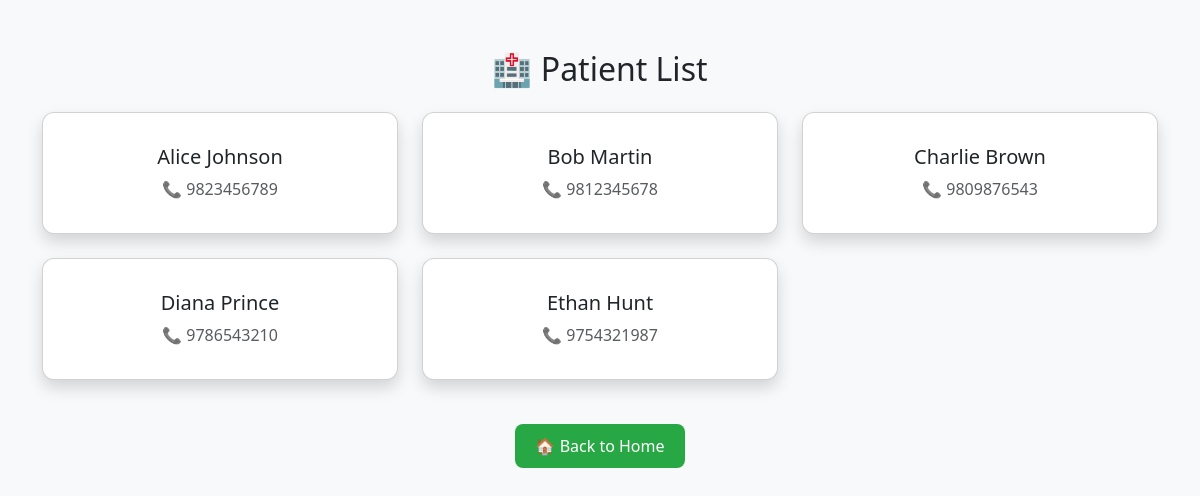
The app's page /patients/ with its own data.
### hospital/models.py (models this page shows, shortened)
class Patient(models.Model):
    name = models.CharField(max_length=100)
    age = models.IntegerField()  # Integer field for age
    gender = models.CharField(max_length=10, choices=[('Male', 'Male'), ('Female', 'Female')])  # Dropdown choices
    phone = models.CharField(max_length=15)
    email = models.EmailField(unique=True)

### hospital/views.py (the view)
# urls.py: path('patients/', views.patient_list, name='patient_list'),
def patient_list(request):
    patients = Patient.objects.all()
    return render(request, 'hospital/patient_list.html', {'patients': patients})

### hospital/templates/hospital/patient_list.html (shortened to what this page needs)
<!DOCTYPE html>
<html lang="en">
<head>
    <link href="https://cdn.jsdelivr.net/npm/bootstrap@5.3.0/dist/css/bootstrap.min.css" rel="stylesheet">
</head>
<body>
    <div class="container">
        <h2 class="text-center mb-4">🏥 Patient List</h2>
        <div class="row">
            {% for patient in patients %}
                <div class="col-md-4 mb-4">
                    <div class="card shadow p-3">
                        <div class="card-body text-center">
                            <h5 class="card-title">{{ patient.name }}</h5>
                            <p class="card-text text-muted">📞 {{ patient.phone }}</p>
                        </div>
                    </div>
                </div>
            {% empty %}
                <p class="text-center text-muted">No patients found.</p>
            {% endfor %}
        </div>
        <div class="text-center">
            <a href="{% url 'home' %}" class="btn-back">🏠 Back to Home</a>
        </div>
    </div>
</body>
</html>

### hospital/templates/hospital/patient_list.html (style rules this page uses)
body { background-color: #f8f9fa; }
.container { margin-top: 50px; }
.card { border-radius: 12px; transition: transform 0.3s ease-in-out; }
.btn-back { margin-top: 20px; background-color: #28a745; color: white; text-decoration: none; padding: 10px 20px; border-radius: 8px; display: inline-block; transition: 0.3s; }

### records on screen
Patient: name "Alice Johnson", phone "9823456789"
Patient: name "Bob Martin", phone "9812345678"
Patient: name "Charlie Brown", phone "9809876543"
Patient: name "Diana Prince", phone "9786543210"
Patient: name "Ethan Hunt", phone "9754321987"
